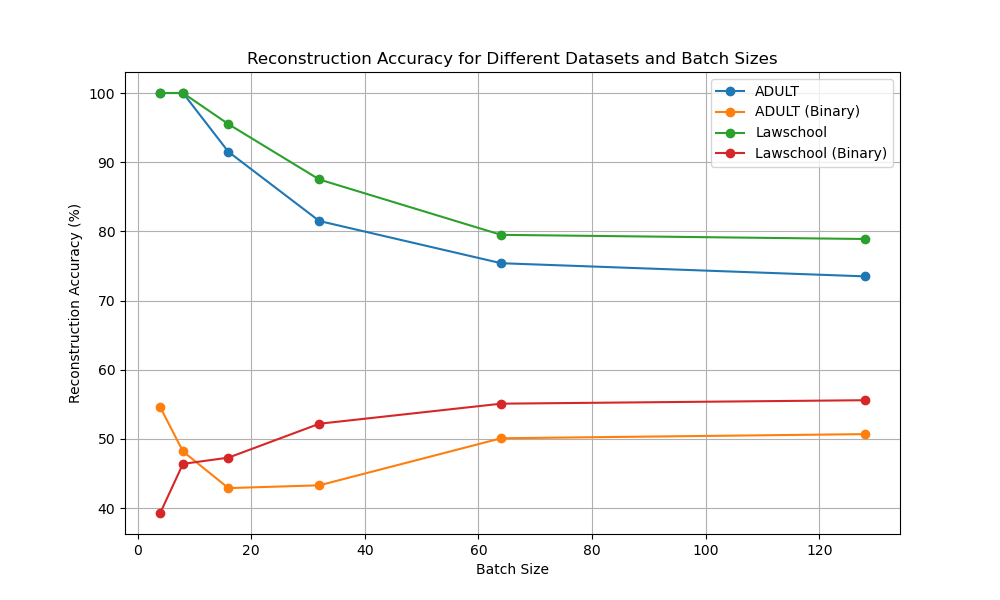

The script that drew this image:
import matplotlib.pyplot as plt

# Data
categories = [
    4, 8, 16, 32, 64, 128
]

# Reconstruction accuracy for ADULT
adult_data = [100.0, 100.0, 91.5, 81.5, 75.4, 73.5]

# Reconstruction accuracy for ADULT_BINARY
adult_binary_data =  [54.6, 48.2, 42.9, 43.3, 50.1, 50.7]

# Reconstruction accuracy for Lawschool
lawschool_data = [100.0, 100.0, 95.5, 87.5, 79.5, 78.9]

# Reconstruction accuracy for LawschoolBinary
lawschool_binary_data = [39.3, 46.4, 47.3, 52.2, 55.1, 55.6]

# Plotting
plt.figure(figsize=(10, 6))

plt.plot(categories, adult_data, marker='o', label='ADULT')
plt.plot(categories, adult_binary_data, marker='o', label='ADULT (Binary)')
plt.plot(categories, lawschool_data, marker='o', label='Lawschool')
plt.plot(categories, lawschool_binary_data, marker='o', label='Lawschool (Binary)')

plt.title('Reconstruction Accuracy for Different Datasets and Batch Sizes')
plt.xlabel('Batch Size')
plt.ylabel('Reconstruction Accuracy (%)')
plt.legend()
plt.grid(True)
plt.show()
